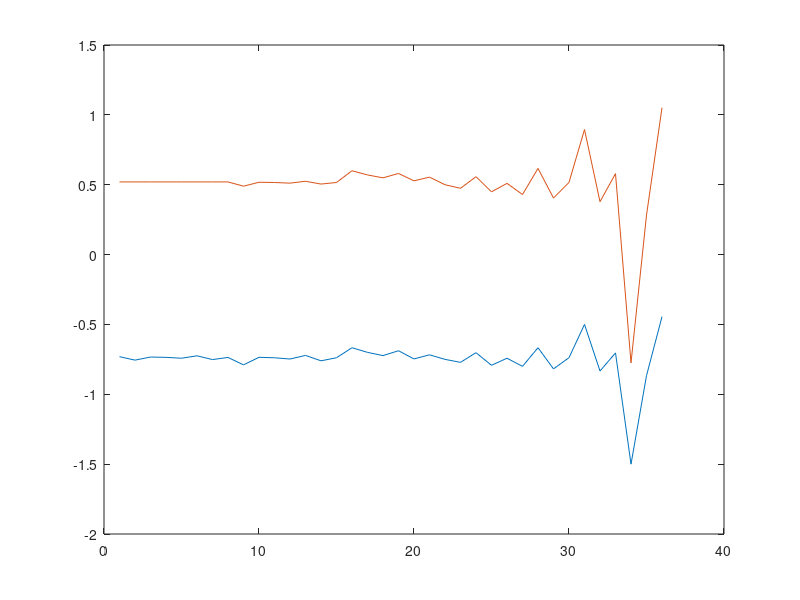
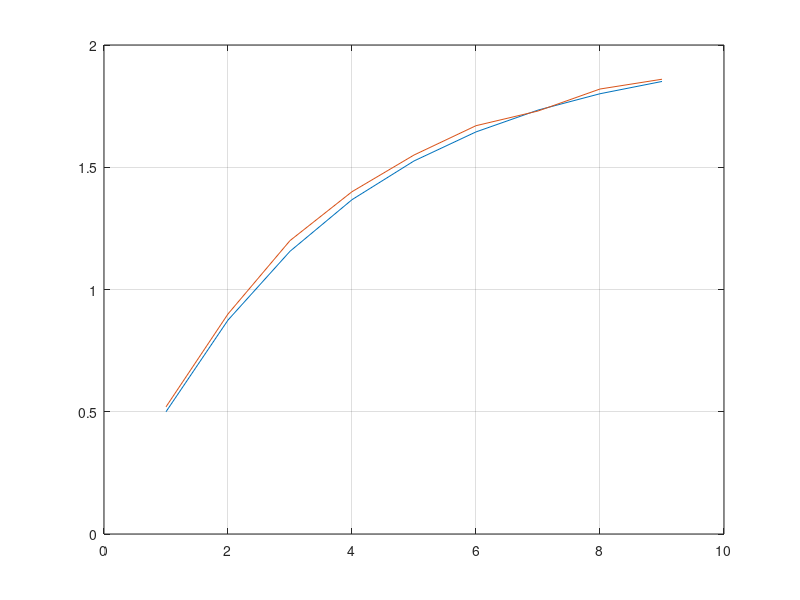

MATLAB code for these plots, in order:
clear; clc;

k = 1:10;
e = [1, 1, 1, 1, 1, 1, 1, 1, 1, 1];
s = [0, 0.52, 0.9, 1.2, 1.4, 1.55, 1.67, 1.73, 1.82, 1.86];
N = length(s) - 1;
a_values = []; 
b_values = [];

for i=1:9
    y(i) = s(i+1);
    phi(i, 1) = s(i);
    phi(i, 2) = e(i);
end

y = y';

for k=1:N-1
    for j=k+1:N
        PHI = [s(k) e(k); s(j) e(j)];
        Y = [s(k+1) ; s(j+1)];
    
        theta = PHI \ Y;
    
        a_values(end+1) = -theta(1);
        b_values(end+1) = theta(2);
    end

end

fprintf('Values of a = %.4f\n', a_values);
fprintf('Values of b = %.4f\n', b_values);

figure;
plot(1:length(a_values), a_values);
hold on;
plot(1:length(b_values), b_values);

a_est = mean(a_values);
b_est = mean(b_values);

Y_est = [];
Y_est(1) = 0.5;

for k=1:N-1
    Y_est(k+1) = - a_est * Y_est(k) + b_est * e(k);
end

figure;
plot(1:length(Y_est), Y_est); hold on;
plot(1:length(y), y);
grid on;
